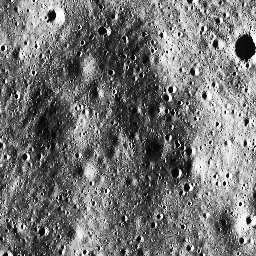
#> input picture lunar_samples/sample_10.png, 256 x 256 px
$ python -i matching.py   (imports and definitions only)
#> lines starting #> are read from the running program, lines starting #| are printed output that depends on the picture
"""LunaX Module 4 -- descriptor matching.

This module deliberately stops at descriptor correspondences.  Estimating a
homography, pose, or any other geometric model belongs to the next stage.
"""
from __future__ import annotations

import json
from dataclasses import dataclass, field
from pathlib import Path
from typing import Any, Dict, Iterable, List, Mapping, Optional, Sequence, Tuple, Union

import cv2
import numpy as np


DEFAULT_CONFIG: Dict[str, Any] = {
    "method": "BF",              # "BF" or "FLANN"
    "ratio": 0.75,
    "knn_k": 2,
    "mutual_consistency": False,
    "match_same_feature_type": True,
    "unique_train_matches": True,
    "allow_singleton_feature_types": ("crater",),
    "norm": None,                # inferred: L2 for float/SIFT, Hamming for uint8
    "flann_trees": 5,
    "flann_checks": 50,
}


@dataclass
class MatchResult:
    """Descriptor correspondences, with indices retained in every record."""
    candidate_matches: List[cv2.DMatch] = field(default_factory=list)
    accepted_matches: List[cv2.DMatch] = field(default_factory=list)
    source_points: np.ndarray = field(default_factory=lambda: np.empty((0, 2), np.float32))
    reference_points: np.ndarray = field(default_factory=lambda: np.empty((0, 2), np.float32))
    distances: np.ndarray = field(default_factory=lambda: np.empty((0,), np.float32))
    number_raw_matches: int = 0
    number_filtered_matches: int = 0
    match_records: List[Dict[str, Any]] = field(default_factory=list)

    @property
    def raw_matches(self) -> int:
        return self.number_raw_matches

    @property
    def filtered_matches(self) -> int:
        return self.number_filtered_matches

    # [370 lines left out: functions matches, _as_descriptors, _norm_for, match_descriptors, ratio_test, mutual_consistency_filter and 12 more, not called in this run]


def _apply_gamma(image: np.ndarray, gamma: float) -> np.ndarray:
    table = np.clip((np.arange(256, dtype=np.float32) / 255.0) ** gamma * 255.0, 0, 255).astype(np.uint8)
    return cv2.LUT(image, table)


# [40 lines left out: functions _ground_truth_metrics, _save_robustness_dashboard, not called in this run]


def run_robustness_benchmark(
    image_path: Union[str, Path],
    output_dir: Union[str, Path],
    tolerance_px: float = 4.0,
    max_visualized_matches: int = 300,
    descriptor_backend: str = "SUPERPOINT",
    config: Optional[Mapping[str, Any]] = None,
) -> Dict[str, Dict[str, Any]]:
    """Benchmark Module 03 -> Module 04 under common harsh image conditions.

    Each variant has a known affine transform, used strictly for evaluation;
    no geometric verification is passed back into the descriptor matcher.
    """
#> called with image_path = '../lunar_samples/sample_10.png', output_dir = 'out.png', tolerance_px = 4, max_visualized_matches = 300, descriptor_backend = 'SUPERPOINT'
    source = cv2.imread(str(image_path), cv2.IMREAD_GRAYSCALE)
#> source is the input picture: shape (256, 256); min 6, max 255, mean 115.6
    if source is None:
        raise FileNotFoundError(f"Could not read image: {image_path}")
    output = Path(output_dir)
    output.mkdir(parents=True, exist_ok=True)
    height, width = source.shape[:2]
#> height = 256; width = 256
    identity = np.array([[1.0, 0.0, 0.0], [0.0, 1.0, 0.0]], dtype=np.float32)
    rotation_zoom = cv2.getRotationMatrix2D((width / 2.0, height / 2.0), 14.0, 0.82).astype(np.float32)
    rotated = cv2.warpAffine(source, rotation_zoom, (width, height), flags=cv2.INTER_CUBIC,
                             borderMode=cv2.BORDER_REFLECT101)
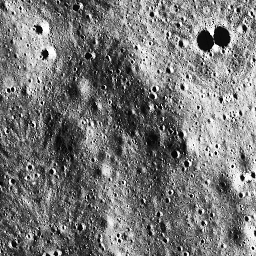
#> rotated: shape (256, 256); min 0, max 255, mean 119.1
    lighting = _apply_gamma(cv2.convertScaleAbs(source, alpha=0.58, beta=18), 1.35)
#> in _apply_gamma, `return cv2.LUT(image, table)`:
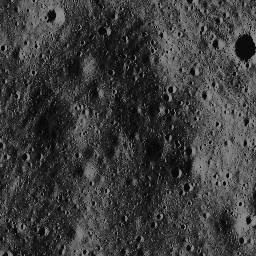
#> returned value: shape (256, 256); min 8, max 142, mean 60.1
    combined = cv2.GaussianBlur(_apply_gamma(cv2.convertScaleAbs(rotated, alpha=0.58, beta=18), 1.35), (9, 9), 2.2)
#> call 2 of _apply_gamma, with gamma = 1.35
#> in _apply_gamma (call 2), `return cv2.LUT(image, table)`:
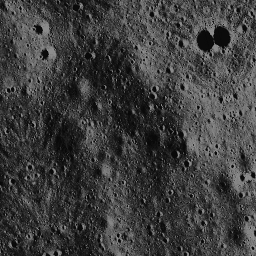
#> returned value: shape (256, 256); min 7, max 142, mean 61.7
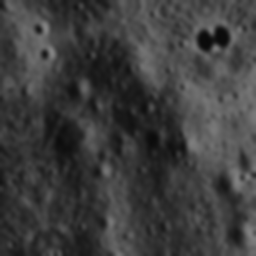
#> combined: shape (256, 256); min 10, max 131, mean 61.7
    variants = {
        "lighting": (lighting, identity),
        "rotation_zoom": (rotated, rotation_zoom),
        "blur": (cv2.GaussianBlur(source, (9, 9), 2.2), identity),
        "combined_harsh": (combined, rotation_zoom),
    }
    from .features import TerrainFeatureExtractor
#> (the run stopped early here; a loop or call above may not have finished)

$ run again, on lunar_samples/sample_11.png
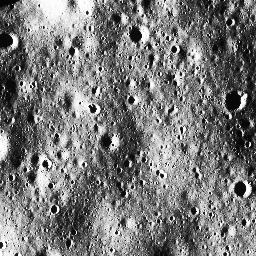
#> input picture lunar_samples/sample_11.png, 256 x 256 px
#> in run_robustness_benchmark, source is the input picture: shape (256, 256); min 3, max 255, mean 120.8
#> in _apply_gamma, `return cv2.LUT(image, table)`:
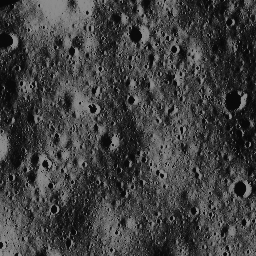
#> returned value: shape (256, 256); min 8, max 142, mean 63.2
#> in run_robustness_benchmark, `combined = cv2.GaussianBlur(_apply_gamma(cv2.convertScaleAbs(rotated, ..`:
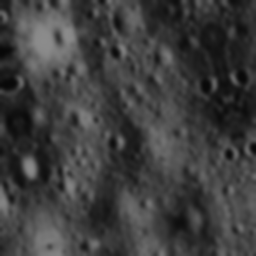
#> combined: shape (256, 256); min 8, max 140, mean 61.9

$ run again, on lunar_samples/sample_12.png
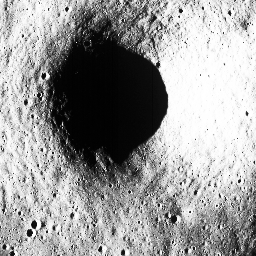
#> input picture lunar_samples/sample_12.png, 256 x 256 px
#> in run_robustness_benchmark, source is the input picture: shape (256, 256); min 1, max 255, mean 154.9
#> in run_robustness_benchmark, `rotated = cv2.warpAffine(source, rotation_zoom, (width, height), flags..`:
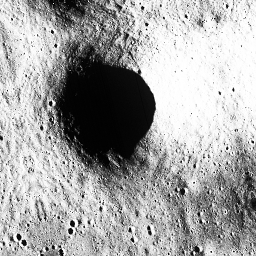
#> rotated: shape (256, 256); min 0, max 255, mean 164.9
#> in run_robustness_benchmark, `combined = cv2.GaussianBlur(_apply_gamma(cv2.convertScaleAbs(rotated, ..`:
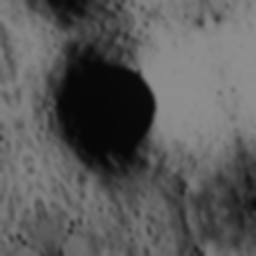
#> combined: shape (256, 256); min 7, max 141, mean 89.2

$ run again, on lunar_samples/sample_13.png
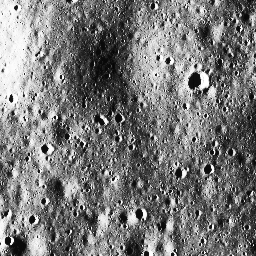
#> input picture lunar_samples/sample_13.png, 256 x 256 px
#> in run_robustness_benchmark, source is the input picture: shape (256, 256); min 5, max 255, mean 120.1
#> in _apply_gamma, `return cv2.LUT(image, table)`:
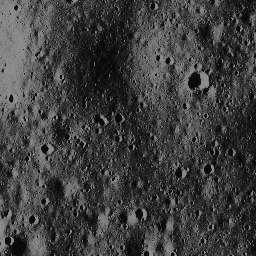
#> returned value: shape (256, 256); min 8, max 142, mean 62.6
#> in run_robustness_benchmark, `combined = cv2.GaussianBlur(_apply_gamma(cv2.convertScaleAbs(rotated, ..`:
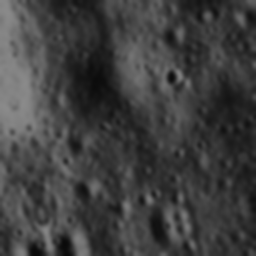
#> combined: shape (256, 256); min 10, max 139, mean 63.4
